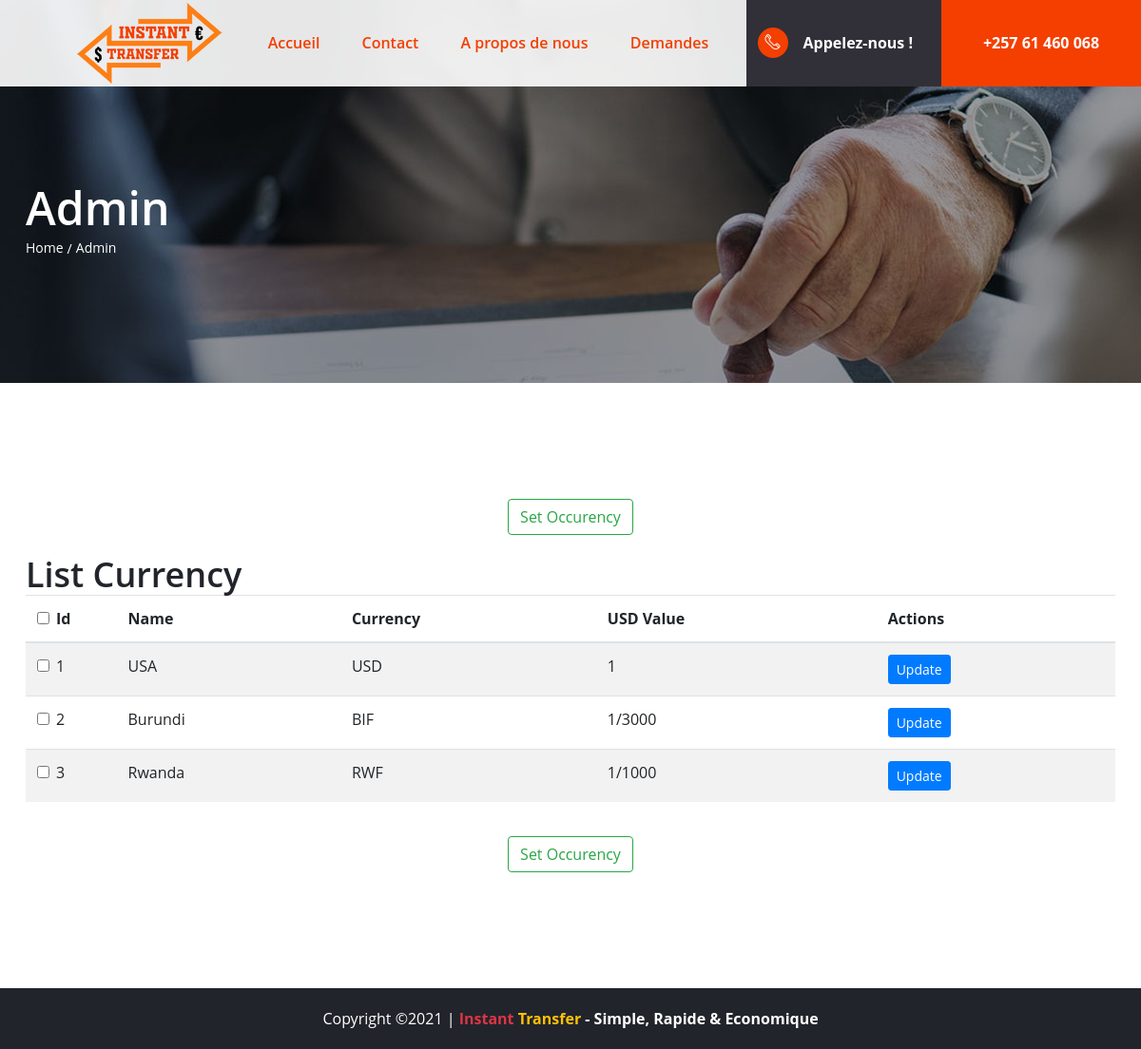
The app's page /converter/cv-admin/ (signed in), older data.
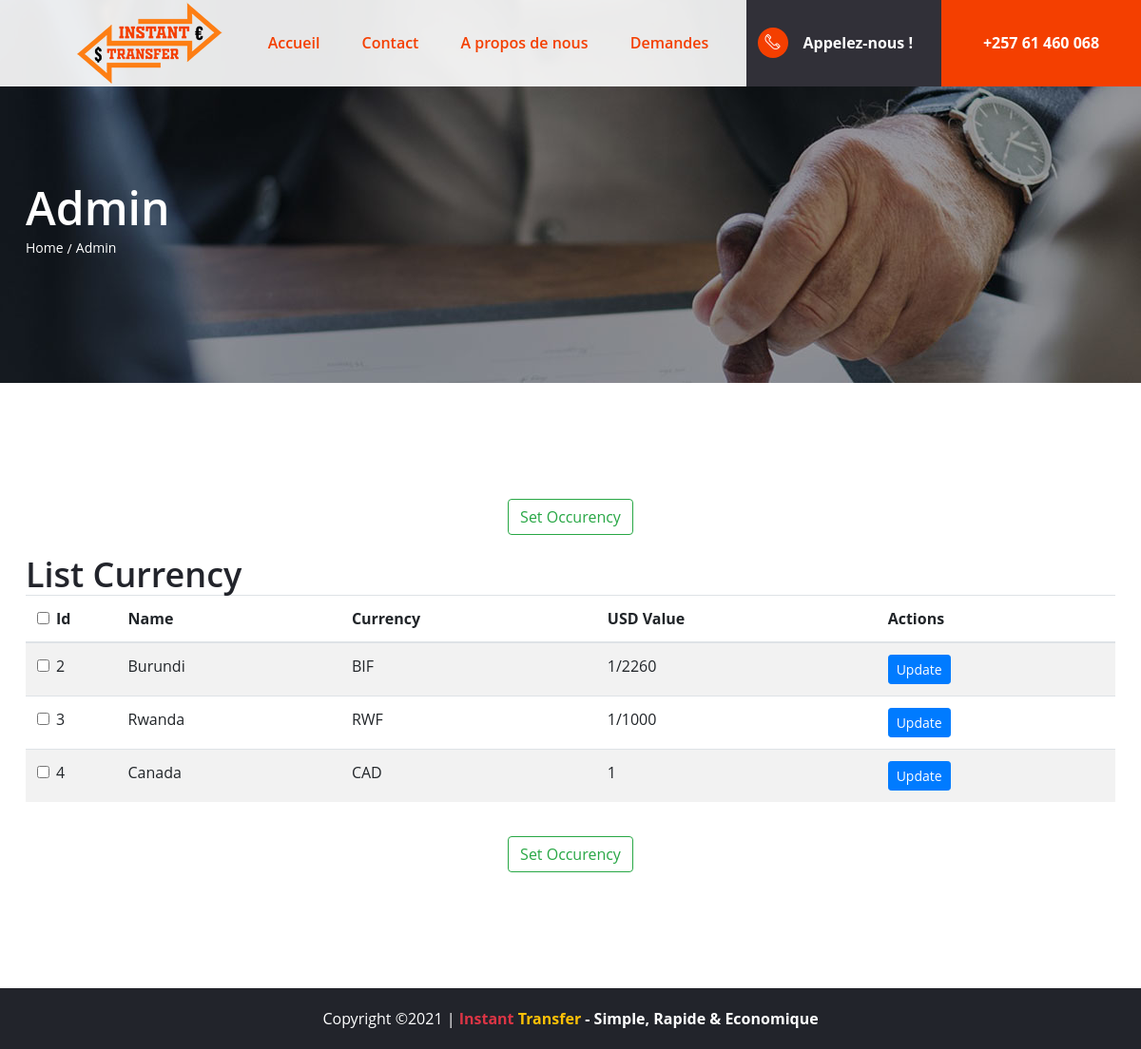
The same page, newer data.
### currencyConverter/models.py (models this page shows, shortened)
class Country(models.Model):
	name = models.CharField(max_length=20)
	currency = models.CharField(max_length=20)
	usd_value = models.CharField(max_length=20)

### currencyConverter/views.py (the view)
# urls.py: path('cv-admin/', views.AdminView, name='admin'),
@login_required(login_url=('login'))
def AdminView(request):
	adm = True
	template = 'admin.html'
	countries = Country.objects.all()
	if 'addCurrency' in request.POST:
		return redirect('addCurrency')
	return render(request, template, locals())

### currencyConverter/templates/admin.html (shortened to what this page needs)
{% extends 'index.html' %}
{% load static %}
{% block banner %}
    <section class="page-top-section set-bg" data-setbg="{% static 'img/page-top-bg/4.jpg' %} ">
        <div class="container">
            <h2>Admin</h2>
            <nav class="site-breadcrumb">
                <a class="sb-item" href="#">Home</a>
                <span class="sb-item active">Admin</span>
            </nav>
        </div>
    </section>
{% endblock banner %}
{% block content %}
<section class="admin-section spad">
    {% if adm %}
	    <div class="container">
	      <div class="row justify-content-center">
	        <div class="col-md-7 heading-section ftco-animate text-center">
	          <div class="card-body m-auto">
	              <form method="post" action=".">
	              	<button type="submit" name="addCurrency" class="btn btn-outline-success">
                            Set Occurency
                    </button>
	              </form>
	          </div>
	        </div>
	      </div>
	    </div>
        <div class="container">
                <div class="table-responsive">
                  <h2 class="sub-header ">List Currency</h2>
                    <table class="table table-striped table-hover">
                      <thead>
                      	<tr>
                            <th >
                                <div class="form-check">
                                    <input type="checkbox" class="form-check-input checkAll">
                                    <label class="form-check-label">Id</label>
                                </div>
                            </th>
                            <th>Name</th>
                            <th>Currency</th>
                            <th>USD Value</th>
                            <th>Actions</th>
                        </tr>
                      </thead>
                      <tbody>
                        {% for country in countries %}
        	                <tr>
        	                    <td class="col-md-1">
        	                        <div class="form-check">
        	                            <input type="checkbox" class="form-check-input">
        	                            <label class="form-check-label">{{ country.id }}</label>
        	                        </div>
        	                    </td>
        	                    <td >{{ country.name }}</td>
        	                    <td >{{ country.currency }}</td>
        	                    <td >{{ country.usd_value }}</td>
        	                    <td >
        	                        <a type="button" href="{% url 'update' country.id %}" class="btn btn-primary btn-sm">Update</a>
        	                    </td>
        	                </tr>
        	               {% endfor %}
                      </tbody>
                    </table>
                </div>
        </div>
    	<div class="section " >
    	    <div class="container">
    	      <div class="row justify-content-center">
    	        <div class="col-md-7 heading-section ftco-animate text-center">
    	          <div class="card-body m-auto">
    	              <form method="post" action=".">
                            <button type="submit" name="addCurrency" class="btn btn-outline-success">
                                Set Occurency
                            </button>
    	              </form>
    	          </div>
    	        </div>
    	      </div>
    	    </div>
        </div>
    {% endif %}
</section>
{% endblock content %}

Row changes from the older to the newer data that the page shows:
removed Country: id "1", name "USA", currency "USD", usd_value "1"
changed Country "Burundi": usd_value "1/3000" → "1/2260"
added Country: id "4", name "Canada", currency "CAD", usd_value "1"
